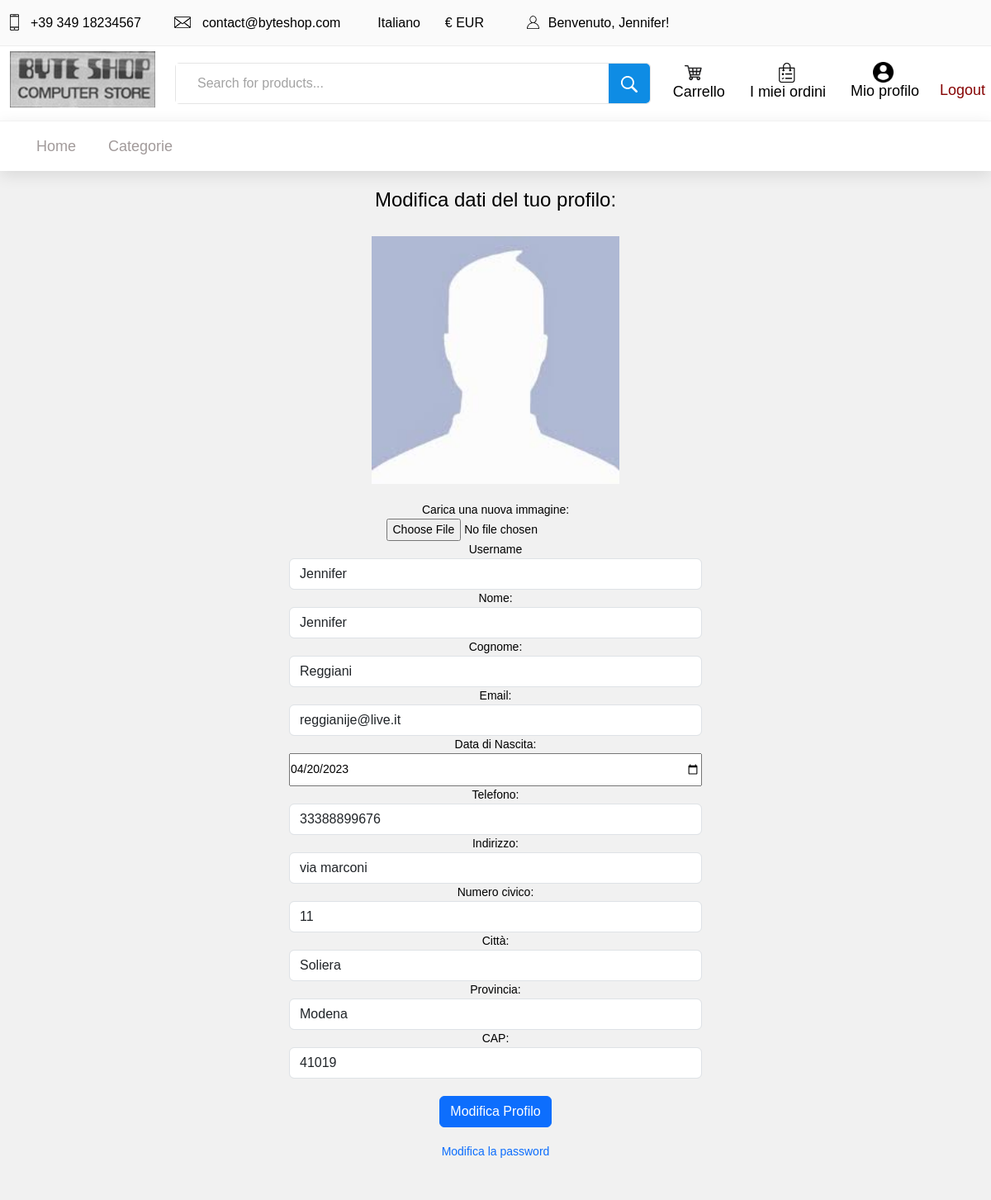
/authentication/profile (signed in), run on an earlier commit of the app's database.
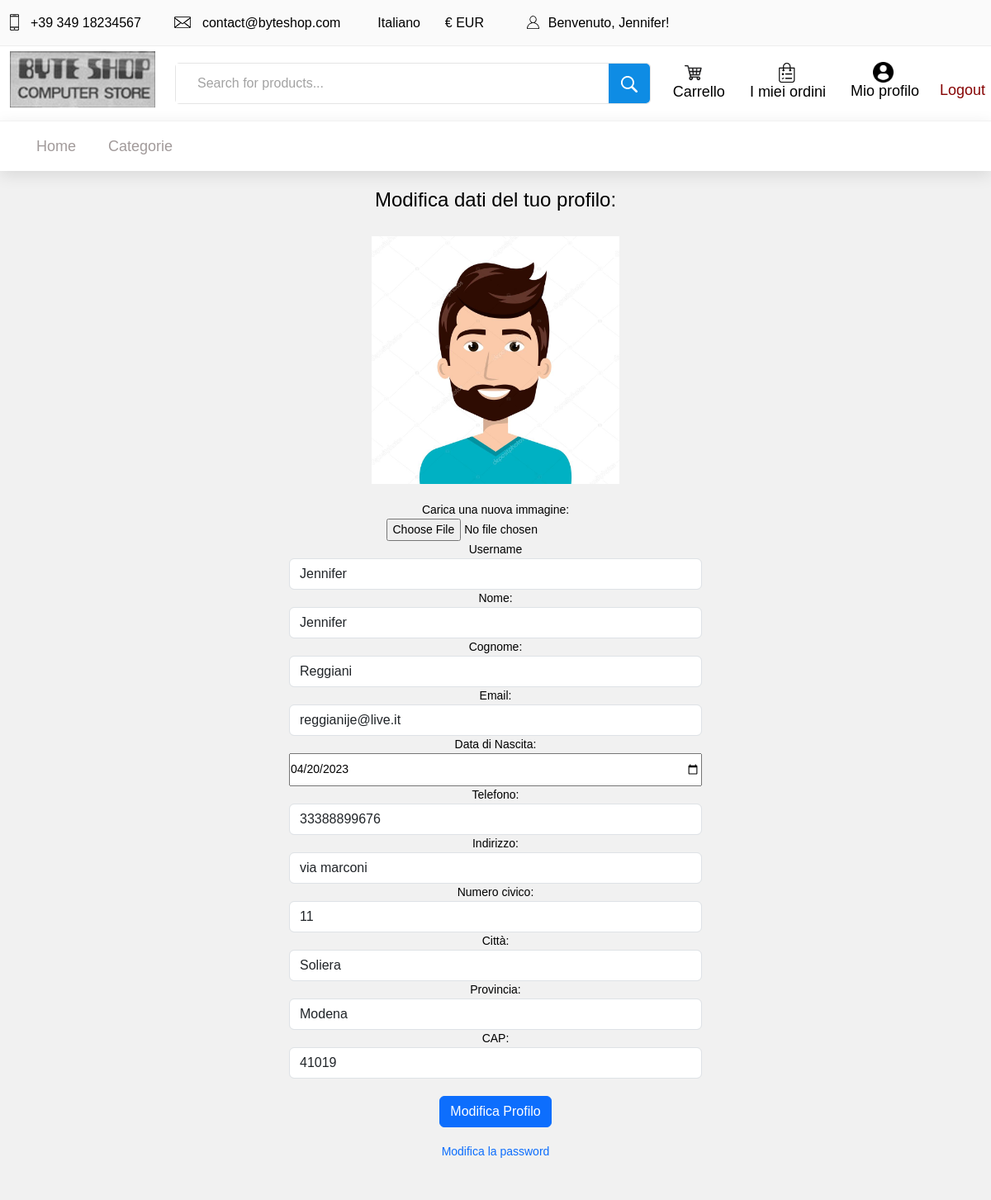
And on a later commit of the database.
### authentication/models.py (models this page shows)
class Client (models.Model):
    user = models.OneToOneField(User, on_delete=models.CASCADE)
    profile_image = models.ImageField(blank=True, null=True, default="unknown.jpeg")
    telephone = models.CharField( max_length=15)
    address= models.CharField(max_length=30)
    house_number= models.IntegerField(default=1)
    city= models.CharField(max_length=40)
    province= models.CharField(max_length=40)
    cap= models.IntegerField(default=11111)
    birth_date= models.DateField(null=True, blank=True)

### authentication/views.py (the view, shortened to what this page needs)
# urls.py: path('profile',views.profile,name="profile"),
def profile(request):
    templ="authentication/profile.html"
    user= request.user
    ctx={"user":user}
    if user.is_staff == False: #Se utente cliente
        client= Client.objects.get(user_id=user.id)
        ctx={"user":user,
            "client":client
        }
    return render(request,template_name=templ,context=ctx)

### authentication/templates/authentication/profile.html (shortened to what this page needs)
{% extends 'base.html' %}
{% block head %}
{% load static %}
<link rel="stylesheet" type="text/css" href="{% static '/css/style.css' %}">
{% endblock %}
{% block content %}
{% include "header.html" %}
<center>
<form method="post" enctype="multipart/form-data" style= "width:500px">
    <br>
    <h3>  Modifica dati del tuo profilo: </h3> <br>
    {% if user.is_staff == 0%}
    <img src="{{ client.profile_image.url}}" style= "width:300px"/> <br> <br>
    <label for="image">Carica una nuova immagine: </label> <br>
    <input type="file" name="image" accept="image/*"> <br>
    {% endif %}
        <label for="username">Username</label>
        <input type="text" class="form-control" id="username" name="username" value={{user.username}} Required>
        <label for="fname">Nome:</label>
        <input type="text" class="form-control" id="fname" name="fname" value= {{user.first_name}} Required>
        <label for="lname">Cognome:</label>
        <input type="text" class="form-control" id="lname" name="lname" value={{user.last_name}} Required>
        <label for="email">Email:</label>
        <input type="email" class="form-control" id="email" name="email" value={{user.email}} Required>
    {% if user.is_staff == 0 %}
        <label for="birth_date">Data di Nascita:</label> <br>
        <input type="date" name="birth_date" id="birth_date" style= "width:500px; height:40px"  value="{{ client.birth_date|date:'Y-m-d' }}">
        <br>
        <label for="telephone">Telefono:</label>
        <input type="number" class="form-control" id="telephone" name="telephone" value={{client.telephone}} Required>
        <label for="address">Indirizzo:</label>
        <input type="text" class="form-control" id="address" name="address" value="{{client.address}}" Required>
        <label for="house_number">Numero civico:</label>
        <input type="number" class="form-control" id="house_number" name="house_number" value={{client.house_number}} Required>
        <label for="city">Città:</label>
        <input type="text" class="form-control" id="city" name="city" value={{client.city}} Required>
        <label for="province">Provincia:</label>
        <input type="text" class="form-control" id="province" name="province" value={{client.province}} Required>
        <label for="cap">CAP:</label>
        <input type="number" class="form-control" id="cap" name="cap" value={{client.cap}} Required>
    {% endif %}
        <br>
        <button type="submit" class="btn btn-primary update_profile">Modifica Profilo</button>
        <br>
        <br> <a href="profile/change_password"><h5> Modifica la password </h5> </a>
        <br> <br>
</form>
</center>
{% endblock %}

What changed in the data, as far as the page shows it:
changed Client "via marconi": profile_image: a different picture
